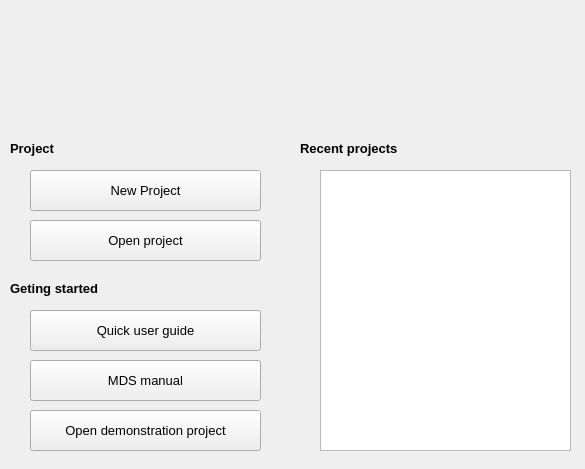
<?xml version="1.0" encoding="UTF-8"?>
<ui version="4.0">
 <class>WelcomeScr</class>
 <widget class="QWidget" name="WelcomeScr">
  <property name="geometry">
   <rect>
    <x>0</x>
    <y>0</y>
    <width>585</width>
    <height>469</height>
   </rect>
  </property>
  <property name="windowTitle">
   <string>Form</string>
  </property>
  <widget class="QLabel" name="lblLogo">
   <property name="geometry">
    <rect>
     <x>20</x>
     <y>10</y>
     <width>551</width>
     <height>131</height>
    </rect>
   </property>
   <property name="text">
    <string/>
   </property>
   <property name="scaledContents">
    <bool>true</bool>
   </property>
  </widget>
  <widget class="QPushButton" name="btnNewProject">
   <property name="geometry">
    <rect>
     <x>30</x>
     <y>170</y>
     <width>231</width>
     <height>41</height>
    </rect>
   </property>
   <property name="font">
    <font>
     <pointsize>10</pointsize>
    </font>
   </property>
   <property name="text">
    <string>New Project</string>
   </property>
  </widget>
  <widget class="QPushButton" name="btnOpenProject">
   <property name="geometry">
    <rect>
     <x>30</x>
     <y>220</y>
     <width>231</width>
     <height>41</height>
    </rect>
   </property>
   <property name="font">
    <font>
     <pointsize>10</pointsize>
    </font>
   </property>
   <property name="text">
    <string>Open project</string>
   </property>
  </widget>
  <widget class="QLabel" name="label">
   <property name="geometry">
    <rect>
     <x>10</x>
     <y>140</y>
     <width>251</width>
     <height>17</height>
    </rect>
   </property>
   <property name="font">
    <font>
     <pointsize>10</pointsize>
     <weight>75</weight>
     <bold>true</bold>
    </font>
   </property>
   <property name="text">
    <string>Project</string>
   </property>
  </widget>
  <widget class="QPushButton" name="btnQuickGuide">
   <property name="geometry">
    <rect>
     <x>30</x>
     <y>310</y>
     <width>231</width>
     <height>41</height>
    </rect>
   </property>
   <property name="font">
    <font>
     <pointsize>10</pointsize>
    </font>
   </property>
   <property name="text">
    <string>Quick user guide</string>
   </property>
  </widget>
  <widget class="QPushButton" name="btnManual">
   <property name="geometry">
    <rect>
     <x>30</x>
     <y>360</y>
     <width>231</width>
     <height>41</height>
    </rect>
   </property>
   <property name="font">
    <font>
     <pointsize>10</pointsize>
    </font>
   </property>
   <property name="text">
    <string>MDS manual</string>
   </property>
  </widget>
  <widget class="QPushButton" name="btnExample">
   <property name="geometry">
    <rect>
     <x>30</x>
     <y>410</y>
     <width>231</width>
     <height>41</height>
    </rect>
   </property>
   <property name="font">
    <font>
     <pointsize>10</pointsize>
    </font>
   </property>
   <property name="text">
    <string>Open demonstration project</string>
   </property>
  </widget>
  <widget class="QListWidget" name="lstProjects">
   <property name="geometry">
    <rect>
     <x>320</x>
     <y>170</y>
     <width>251</width>
     <height>281</height>
    </rect>
   </property>
   <property name="font">
    <font>
     <pointsize>10</pointsize>
    </font>
   </property>
  </widget>
  <widget class="QLabel" name="label_2">
   <property name="geometry">
    <rect>
     <x>10</x>
     <y>280</y>
     <width>251</width>
     <height>17</height>
    </rect>
   </property>
   <property name="font">
    <font>
     <pointsize>10</pointsize>
     <weight>75</weight>
     <bold>true</bold>
    </font>
   </property>
   <property name="text">
    <string>Geting started</string>
   </property>
  </widget>
  <widget class="QLabel" name="label_3">
   <property name="geometry">
    <rect>
     <x>300</x>
     <y>140</y>
     <width>271</width>
     <height>17</height>
    </rect>
   </property>
   <property name="font">
    <font>
     <pointsize>10</pointsize>
     <weight>75</weight>
     <bold>true</bold>
    </font>
   </property>
   <property name="text">
    <string>Recent projects</string>
   </property>
  </widget>
 </widget>
 <resources/>
 <connections/>
</ui>
